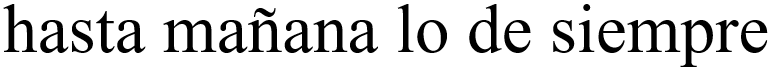
#> input picture 6sem/results/1/input/Screenshot_3.bmp, 772 x 71 px
$ python binarize.py
#> lines starting #> are read from the running program, lines starting #| are printed output that depends on the picture; after the words box and inside, x2 and y2 are one past the last pixel; in counts of white or black regions, pixels touching at a corner belong together
import matplotlib.pyplot as plt
import string
import os

import numpy as np
from PIL import Image, ImageOps

# Define the letters for the Spanish alphabet including ñ
spanish_alphabet = list(string.ascii_lowercase) + ['ñ']

# Create a directory to store the images if it doesn't exist
output_dir = "output"
inverse_output_dir = "output"
os.makedirs(output_dir, exist_ok=True)

def convert_to_grayscale(image_path, output_path = None):
    # print("Приведение изображения к полутону...")
#> called with image_path = 'input/Screenshot_3.bmp'
    img = Image.open(image_path).convert('RGB')
#> img is the input picture: PIL image 772x71 RGB; min 0, max 255, mean 213.7

    grayscale_img = Image.new("L", img.size)
#> grayscale_img: PIL image 772x71 L; every value is 0
    for x in range(img.width):
        for y in range(img.height):
            r, g, b = img.getpixel((x, y))
            gray = int(0.2989 * r + 0.5870 * g + 0.1140 * b)
            grayscale_img.putpixel((x, y), gray)


    if output_path:
        grayscale_img.save(output_path)
    # print("Приведенеи изображения к полутону завершено.")
    return grayscale_img

def balanced_threshold(image_path, output_path):

    img = convert_to_grayscale(image_path)

    # print("Начало бинаризации...")

    img_array = np.array(img)

    histogram = np.histogram(img_array, bins=256, range=(0, 256))

    threshold = np.mean(histogram[1][:-1])
#> threshold = 127.5

    binary_img_array = np.where(img_array > threshold, 255, 0)
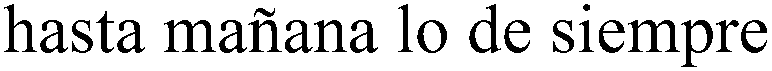
#> binary_img_array: shape (71, 772) int64; 84.2% white; 24 black regions, largest, box (x1, y1, x2, y2) and area: (164, 20, 216, 52) 645, (628, 20, 680, 52) 645, (681, 20, 713, 67) 517

    binary_img = Image.fromarray(binary_img_array.astype(np.uint8))

    binary_img.save(output_path)
    print("Бинаризация завершена.")

def save_inverted_image(image_path, output_path):
#> called with image_path = 'output/Screenshot.bmp', output_path = 'output/Screenshot_inverse.bmp'
    image = Image.open(image_path)
    inverted_image = ImageOps.invert(image.convert("RGB"))
    inverted_image.save(output_path)

balanced_threshold("input/Screenshot_3.bmp", f"{output_dir}/Screenshot.bmp")
save_inverted_image(f"{output_dir}/Screenshot.bmp", f"{inverse_output_dir}/Screenshot_inverse.bmp")
